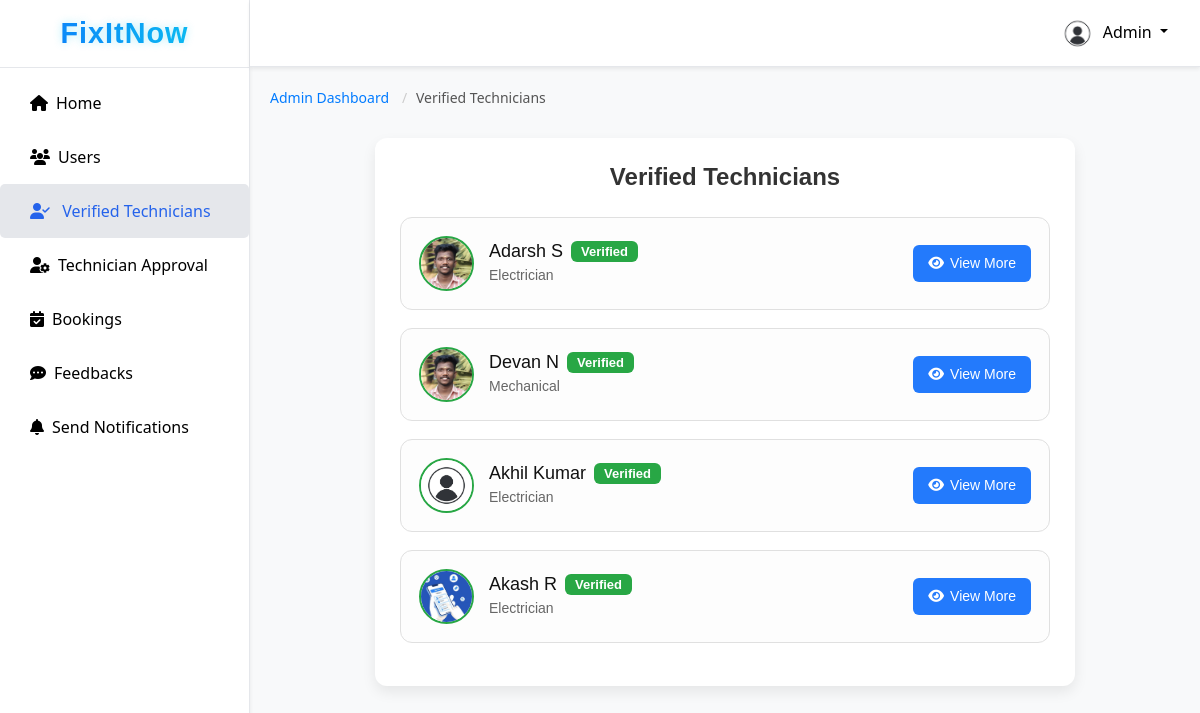
Screenshot of /verified-technicians/ with the database file from the repository.
### fixapp/models.py (models this page shows, shortened)
class TechnicianRequest(models.Model):
    full_name = models.CharField(max_length=100)
    username = models.CharField(max_length=50, unique=True, null=True, blank=True)
    email = models.EmailField()
    phone = models.CharField(max_length=15)
    city = models.CharField(max_length=50)
    category = models.CharField(max_length=50)
    experience = models.PositiveIntegerField()
    profile_image = models.ImageField(upload_to="technician_profiles/", null=True, blank=True)
    document = models.FileField(upload_to="technician_docs/")
    id_proof = models.FileField(upload_to="id_proofs/", null=True, blank=True)
    password = models.CharField(max_length=128, null=True, blank=True)
    status = models.CharField(max_length=20, default="Pending")
    applied_on = models.DateTimeField(auto_now_add=True)
    latitude = models.FloatField(null=True, blank=True)
    longitude = models.FloatField(null=True, blank=True)

### fixapp/views.py (the view)
# urls.py: path('verified-technicians/', views.verified_technicians, name='verified_technicians'),
def verified_technicians(request):
    technicians = TechnicianRequest.objects.filter(status="Approved")
    return render(request, "admin_page/verified_technicians.html", {"technicians": technicians})

### fixapp/context_processors.py (called while the page is built)
def notifications_processor(request):
    notifications = []
    if request.session.get('user_id'):
        notifications = Notification.objects.filter(
            recipient_type__in=["users", "both"]
        ).order_by('-created_on')
    return {'notifications': notifications}

def technician_notifications_processor(request):
    notifications = []
    if request.session.get('technician_id'):
        notifications = Notification.objects.filter(
            recipient_type__in=["technicians", "both"]
        ).order_by('-created_on')
    return {'tech_notifications': notifications}

### templates/admin_page/verified_technicians.html
{% extends 'admin_page/admin_dashboard.html' %}
{% load static %}
{% block tech_list %}
<div class="verified-container">
    <nav aria-label="breadcrumb">
        <ol class="breadcrumb">
            <li class="breadcrumb-item"><a href="{% url 'admin_home' %}">Admin Dashboard</a></li>
            <li class="breadcrumb-item active" aria-current="page">Verified Technicians</li>
        </ol>
    </nav>
    <div class="container">
<h2 class="title text-center">Verified Technicians</h2>
        {% if technicians %}
        <ul class="techi-list">
            {% for tech in technicians %}
            <li class="techi-item">
                <div class="techi-info">
                    {% if tech.profile_image %}
                    <img src="{{ tech.profile_image.url }}" alt="Profile picture of {{ tech.full_name }}" class="tech-avatar">
                    {% else %}
                    <img src="{% static 'images/default-avatar.png' %}" alt="Default Profile" class="tech-avatar">
                    {% endif %}
                    <div>
                        <h3>{{ tech.full_name }} <span class="badge bg-success">Verified</span></h3>
                        <p>{{ tech.category }}</p>
                    </div>
                </div>
                <div class="techi-actions">
                    <a href="{% url 'verified_tech_detail' tech.id %}" class="btn views-btn">
                        <i class="fas fa-eye"></i> View More
                    </a>
                </div>
            </li>
            {% endfor %}
        </ul>
        {% else %}
        <p class="no-requests">No verified technicians yet.</p>
        {% endif %}
    </div>
</div>
{% endblock %}

### static/css/admin_dashboard.css (style rules this page uses)
body, html { height: 100%; margin: 0; font-family: "Segoe UI", sans-serif; }
.breadcrumb { padding: 8px 15px; margin-bottom: 40px; list-style: none; background-color: #f5f5f5; border-radius: 4px; }
.breadcrumb-item { display: inline; font-size: 14px; }
.breadcrumb-item + .breadcrumb-item::before { padding: 0 5px; color: #ccc; content: "/\00a0"; }
.breadcrumb-item a { color: #6c757d; text-decoration: none; }
.breadcrumb-item.active { color: #0275d8; }
.container { max-width: 1000px; margin: 40px auto; padding: 50px; background: #fff; border-radius: 12px; box-shadow: 0 4px 8px rgba(0,0,0,0.1); }
.title { font-size: 22px; margin-bottom: 20px; color: #333; }
.tech-avatar { width: 50px; height: 50px; border-radius: 50%; object-fit: cover; border: 2px solid #ddd; }
.views-btn { background: #237afc; color: #fff; border: none; }
.container { max-width: 800px; margin: 40px auto; padding: 30px; background: #f7f7f7; border-radius: 10px; box-shadow: 0 0 15px rgba(0,0,0,0.1); font-family: Arial, sans-serif; }
.verified-container { padding: 20px; background-color: #f8f9fa; height: 100%; }
.container { max-width: 1000px; margin: 40px auto; padding: 40px; background: #fff; border-radius: 12px; box-shadow: 0 4px 10px rgba(0,0,0,0.08); }
.title { font-size: 24px; margin-bottom: 25px; color: #222; font-weight: 600; text-align: center; }
.techi-list { list-style: none; padding: 0; margin: 0; }
.techi-item { display: flex; justify-content: space-between; align-items: center; padding: 18px; border: 1px solid #e0e0e0; border-radius: 12px; background: #fdfdfd; margin-bottom: 18px; transition: all 0.2s ease-in-out; }
.techi-info { display: flex; align-items: center; gap: 15px; }
.tech-avatar { width: 55px; height: 55px; border-radius: 50%; object-fit: cover; border: 2px solid #28a745; }
.techi-info h3 { margin: 0; font-size: 18px; color: #111; display: flex; align-items: center; gap: 8px; }
.techi-info p { margin: 3px 0 0; font-size: 14px; color: #666; }
.techi-actions .btn { padding: 8px 15px; border-radius: 6px; text-decoration: none; font-size: 14px; font-weight: 500; display: inline-flex; align-items: center; gap: 6px; }
.views-btn { background-color: #237afc; color: #fff; border: none; transition: background 0.2s ease; }
.container { max-width: 900px; margin: 40px auto; padding: 30px; background: #f7f7f7; border-radius: 10px; box-shadow: 0 0 15px rgba(0,0,0,0.1); font-family: Arial, sans-serif; }
.breadcrumb { background: transparent; padding: 0; margin-bottom: 20px; }
.container { max-width: 700px; margin: 30px auto; padding: 25px; background: #fff; border-radius: 12px; box-shadow: 0 6px 14px rgba(0,0,0,0.08); }
.container h2 { text-align: center; margin-bottom: 25px; font-weight: 700; font-size: 24px; color: #333; }
.breadcrumb a { text-decoration: none; color: #0077cc; transition: color 0.3s; }
.breadcrumb-item a { text-decoration: none; color: #007bff; }
.breadcrumb-item.active { color: #6c757d; }
.breadcrumb { background: none; padding-left: 0; margin-bottom: 20px; font-size: 14px; }
.breadcrumb a { color: #007bff; text-decoration: none; }
.breadcrumb .active { color: #555; }
.text-center { text-align: center; }
.bg-success { background-color: #28a745; color: #fff; }
.badge { padding: 4px 10px; border-radius: 6px; font-size: 13px; color: #fff; }
.bg-success { background-color: #28a745 !important; }

### rows the page displays
TechnicianRequest: profile_image (picture), full_name "Adarsh S", category "Electrician"
TechnicianRequest: profile_image (picture), full_name "Devan N", category "Mechanical"
TechnicianRequest: profile_image (picture), full_name "Akhil Kumar", category "Electrician"
TechnicianRequest: profile_image (picture), full_name "Akash R", category "Electrician"
